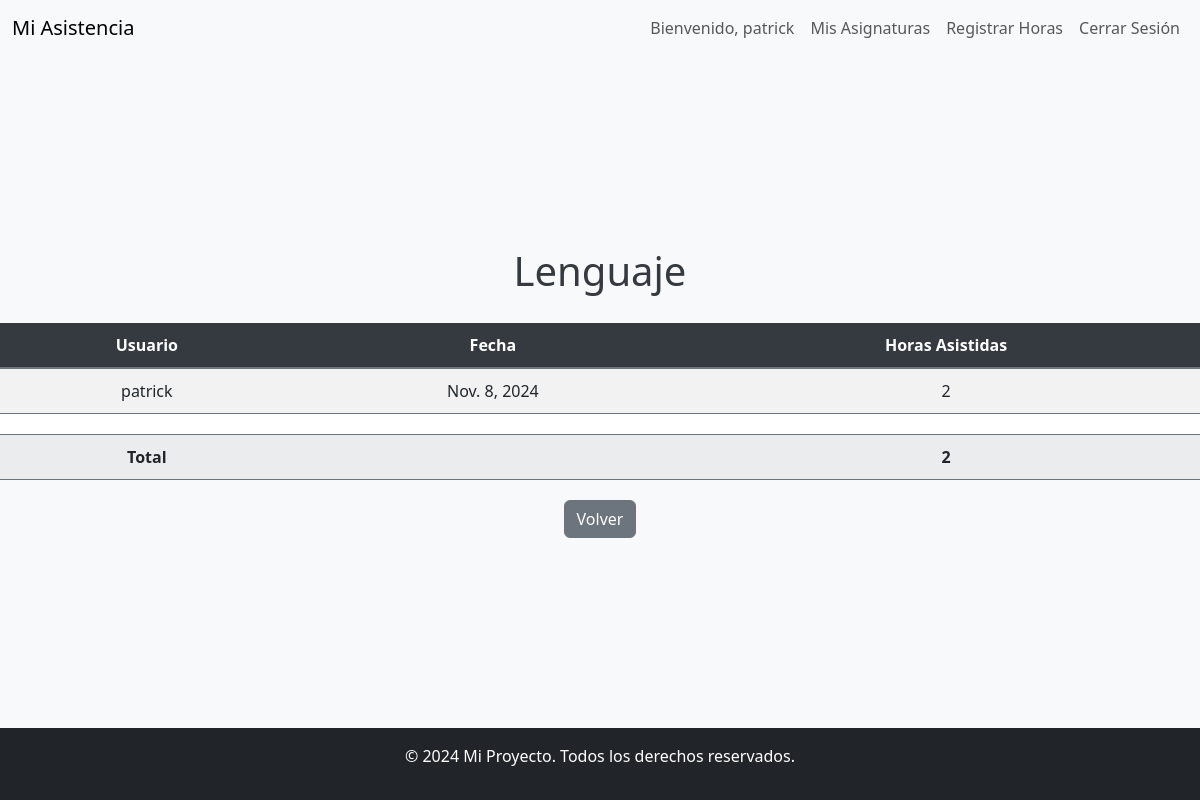
The page /dashboard/Lenguaje/ (signed in) on the database its author committed.
### asistencia/models.py (models this page shows, shortened)
class Lenguaje(models.Model):
    fecha = models.DateField()  # Fecha de la asistencia
    horas_asistidas = models.PositiveIntegerField()  # Número de horas asistidas
    usuario = models.ForeignKey(
        User, on_delete=models.CASCADE, null=False
    )  # Usuario que registró las horas

### asistencia/views.py (the view)
# urls.py: path('dashboard/<str:asignatura>/', views.asignatura_detalle, name='asignatura_detalle'),
@login_required
def asignatura_detalle(request, asignatura):
    if asignatura == "Ingles":
        modelo = Ingles
    elif asignatura == "Lenguaje":
        modelo = Lenguaje
    else:
        return redirect('dashboard')
    es_lider = request.user.groups.filter(name="Lider").exists()
    if es_lider:
        registros = modelo.objects.all().order_by('usuario__username','fecha')
    else:
        registros = modelo.objects.filter(usuario=request.user).order_by('fecha')
    total_horas = sum(registro.horas_asistidas for registro in registros)
    return render(
        request,
        'detalle.html',
        {
            'registros': registros,
            'total_horas': total_horas,
            'asignatura': asignatura.capitalize(),
            'es_lider': es_lider,
        }
    )

### asistencia/Templates/detalle.html (shortened to what this page needs)
{% extends 'themes/base.html' %}
{% block content %}
<h1 class="text-center">{{ asignatura }}</h1>
<table class="table table-striped">
  <thead>
    <tr>
      <th>Usuario</th>
      <th>Fecha</th>
      <th>Horas Asistidas</th>
    </tr>
  </thead>
  <tbody>
    {% for registro in registros %}
    <tr>
      <td>{{ registro.usuario.username }}</td>
      <td>{{ registro.fecha }}</td>
      <td>{{ registro.horas_asistidas }}</td>
    </tr>
    {% endfor %}
    <tr>
      <td></td>
      <td></td>
      <td></td>
    </tr>
    <tr>
      <td><strong>Total</strong></td>
      <td></td>
      <td><strong>{{ total_horas }}</strong></td>
    </tr>
  </tbody>
</table>
<a href="{% url 'dashboard' %}" class="btn btn-secondary">Volver</a>
{% endblock %}

### asistencia/Templates/themes/navbar.html (shortened to what this page needs)
<nav class="navbar navbar-expand-lg navbar-light bg-light">
    <div class="container-fluid">
        <a class="navbar-brand" href="/">Mi Asistencia</a>
        <div class="collapse navbar-collapse" id="navbarNav">
            <ul class="navbar-nav ms-auto">
                {% if user.is_authenticated %}
                    <li class="nav-item">
                        <span class="nav-link">Bienvenido, {{ user.username }}</span>
                    </li>
                    <li class="nav-item"><a class="nav-link" href="{% url 'dashboard' %}">Mis Asignaturas</a></li>
                    <li class="nav-item"><a class="nav-link" href="{% url 'registrar_horas' %}">Registrar Horas</a></li>
                    <li class="nav-item">
                        <form method="post" action="{% url 'logout' %}">
                            <button class="nav-link" type="submit">Cerrar Sesión</button>
                        </form>
                    </li>
                {% else %}
                    <li class="nav-item">
                        <a class="nav-link" href="{% url 'login' %}">Iniciar Sesión</a>
                    </li>
                {% endif %}
            </ul>
        </div>
    </div>
</nav>

### static/css/styles.css (style rules this page uses)
body { background-color: #f8f9fa; color: #343a40; }
a { color: #343a40; text-decoration: none; }
h1, h2, h3, h4, h5, h6 { color: #343a40; }
.table { width: 100%; border-collapse: collapse; margin: 20px 0; background-color: #ffffff; }
.table th { background-color: #343a40; color: #ffffff; padding: 10px; text-align: center; border-bottom: 2px solid #6c757d; }
.table td { padding: 10px; text-align: center; border-bottom: 1px solid #6c757d; }
.table tr:last-child td { font-weight: bold; background-color: #f8f9fa; }

### rows shown on the page
Lenguaje: usuario.username "patrick", fecha "Nov. 8, 2024", horas_asistidas "2"

### other values the page prints
{{ user.username }} "patrick"
{{ asignatura }} "Lenguaje"
{{ total_horas }} "2"
